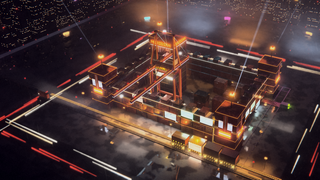
#> input picture docs/concepts/route_map_graph/hq_meridian/scratch/ov_thumb.png, 320 x 180 px
$ python -i make_tiers.py   (imports and definitions only)
#> lines starting #> are read from the running program, lines starting #| are printed output that depends on the picture
"""Round 16 -> ../tiers.png : option a (agreed) at three STRENGTHS, all inside the slice border.
Each option: I / II / III heroes, every program row, colour / grey / deutan / protan, r = 60 wheels.
Tiers are a placeholder (not in game): SliceData has no upgrade field yet.
"""
import os
import sys

HERE = os.path.dirname(os.path.abspath(__file__))
sys.path.insert(0, HERE)
OUT = os.path.dirname(HERE)
CACHE = os.path.join(OUT, "scratch", "tiers")

import numpy as np
from PIL import Image, ImageDraw, ImageOps
import slicekit as K
from slicelib import f_num, f_ui, f_mono, bloom, PROGRAMS, ORDER

VALUES = {"EXPLOIT": (6, 8, 10), "ZERO-DAY": (12, 15, 18), "FIREWALL": (5, 7, 9), "SANDBOX": (8, 10, 12),
          "PROXY": (4, 5, 6), "PATCH": (3, 4, 6), "VIRUS": (3, 4, 5), "TROJAN": (1, 2, 3), "NULL": (None, None, None)}
WHEEL = ["EXPLOIT", "FIREWALL", "PROXY", "VIRUS", "ZERO-DAY", "PATCH"]
STYLES = {
    1: ("V1  round 15 strength", ["II: 1 px-ish inset line, 7.5 px gap", "III: gold border + thin hatch", "screens I / III: 70 % / 122 %", "(for comparison: too subtle)"]),
    2: ("V2  strong", ["II: steel bezel + a 2.2 px bright line", "    with a 10 px gap", "III: solid gold border strip + heavy", "    cross-hatch; screens 60 % / 142 %"]),
    3: ("V3  max", ["II: steel bezel + a 3 px line, 12 px gap", "III: thicker gold strip + bold gold", "    chevrons running round the border;", "    screens 52 % / 160 %"]),
}
RECOMMEND = 2
MACHADO = {
    "protan": np.array([[0.152286, 1.052583, -0.204868], [0.114503, 0.786281, 0.099216], [-0.003882, -0.048116, 1.051998]], np.float32),
    "deutan": np.array([[0.367322, 0.860646, -0.227968], [0.280085, 0.672501, 0.047413], [-0.011820, 0.042940, 0.968881]], np.float32),
}


# [7 lines left out: function cvd, not called in this run]


def grey(im):
    a = im.split()[3]
    g = ImageOps.grayscale(im.convert("RGB")).convert("RGBA")
    g.putalpha(a)
    return g


VIEWS = [("colour", lambda i: i), ("grey", grey), ("deutan", lambda i: cvd(i, "deutan")), ("protan", lambda i: cvd(i, "protan"))]


def P(*a):
    return os.path.join(CACHE, "_".join(str(x) for x in a) + ".png")


# [83 lines left out: functions render, compose, not called in this run]


# [6 lines not run here, left out]

>>> import cv2
>>> picture = cv2.imread('../../../route_map_graph/hq_meridian/scratch/ov_thumb.png', cv2.IMREAD_GRAYSCALE)
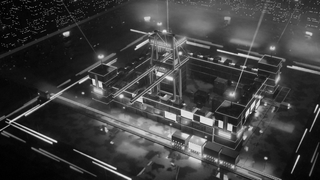
#> picture: shape (180, 320); min 0, max 246, mean 62
#> (the run stopped early here; a loop or call above may not have finished)
